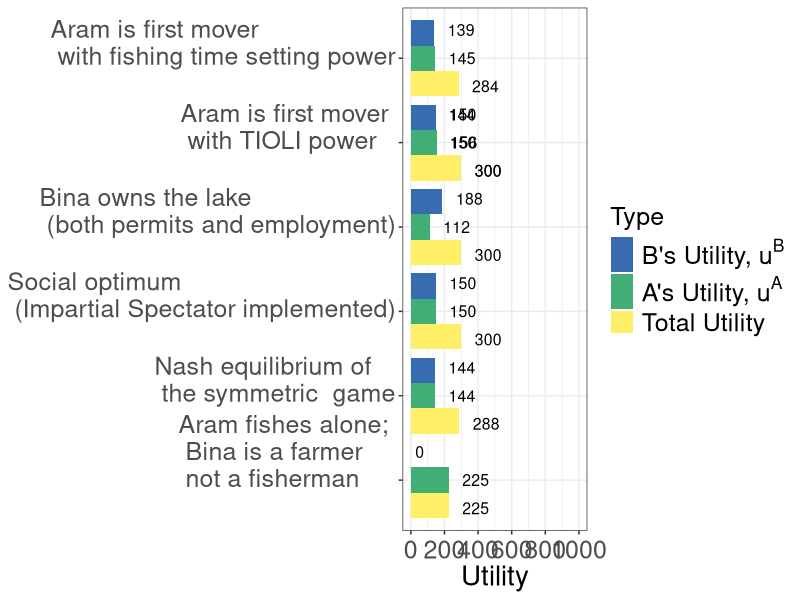
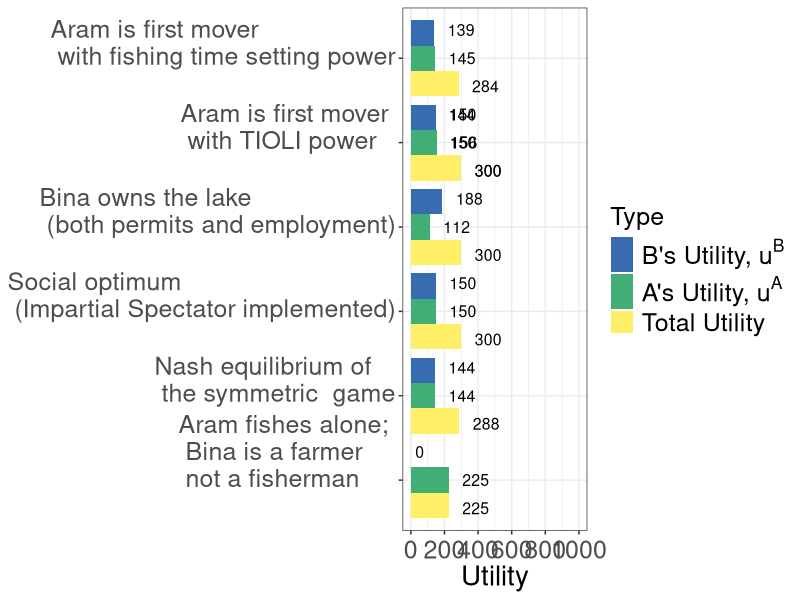

These charts were generated, in order, by the following R code:
library(tidyverse)
par(mar =  c(10, 10, 4, 4))
ua <- c(225, 144, 150, 112, 150,156,145)
ub <- c(0, 144, 150, 188, 150,144,139)
point <- c("1", "2", "3", "4", "6","6","7")
totalu <- c(225, 288, 300, 300, 300,300,284)
df <- tibble(point, ua, ub, totalu)
dfnar <- 
  df %>% 
  gather(type, Utility, -point) %>% 
  arrange(point)
xaxislabs <- c("a",  "b",  expression(paste(t^A)), expression(paste(t^B)), "z")
x1 <- c(expression(paste("Aram fishes alone; \n Bina is a farmer \n not a fisherman")))
x2 <- c(expression(paste("Nash equilibrium of \n the symmetric  game")))
x3 <- c(expression(paste("Social optimum \n (Impartial Spectator implemented)")))
x4 <- c(expression(paste("Bina owns the lake \n (both permits and employment)")))
x5 <- c(expression(paste("Optimal tax \n on fishing time")))
x6 <- c(expression(paste("Aram is first mover \n with TIOLI power")))
x7 <- c(expression(paste("Aram is first mover \n with fishing time setting power")))
dfplot <-
  dfnar %>%
  mutate(point = factor(point, levels = c("1", "2", "3", "4", "5","6","7")),
         type = factor(type, levels = c("ua","ub", "totalu")))

#dfnar$point <- factor(dfnar$point, levels = c("a", "b", "tb", "ta", "z"))

plot1 <- dfnar %>% 
  ggplot(aes(x = point, y = Utility)) +
  geom_bar(aes(group = type, fill = type), stat = "identity", position = position_dodge()) + 
  #geom_text(aes(x=point,y=Utility,label=Utility),vjust=90) + 
  #geom_text(aes(x = point, y = Utility, label = Utility)) +
  #scale_x_discrete(labels = xaxislabs) + 
  scale_x_discrete(labels=c("1" = x1, "2" = x2,
                            "3" = x3, "4" = x4, "5" = x5, "6" = x6, "7" = x7)) +
  scale_y_continuous(breaks = seq(0,1000,200),
                     labels = seq(0,1000,200),
                     limits = c(0,1000)) +
  scale_fill_manual(values=c("#386cb0","#41AE76","#FFEF66"), 
                    name = "Type",
                    breaks = c("ub","ua", "totalu"), 
                    labels = c(expression(paste("B's Utility, ", u^B)), expression(paste("A's Utility, ", u^A)), paste("Total Utility")))+
  #xlab("Point in the Edgeworth Box") + 
  theme_bw() +
  theme(legend.position = "right",
        legend.text.align = 0,
        axis.title = element_text(size = 20),
        axis.title.y = element_blank(),
        axis.text.y = element_text(size = 18),
        #legend.title = element_text(size = 16),
        legend.text = element_text(size = 18),
        legend.title = element_text(size = 18),
        axis.text.x  = element_text(vjust = 0.5, size = 18)) + 
  geom_text(
    aes(x = point, y = Utility, label = Utility, group = type), 
    hjust = -0.5, size = 4,
    position = position_dodge(width = 1),
    inherit.aes = TRUE
  ) + 
  coord_flip() 
plot1 



ggsave("coordination_failures/bargraph.pdf", plot1, width = 11, height = 7)

# scale_fill_discrete(name = "", 
#                     breaks = c("ua", "ub", "totalu"), 
#                     labels = c(expression(paste("A's Utility, ", u^A)), expression(paste("B's Utility, ",u^B), "Total Utility"))
# ) +
#   scale_color_discrete(name = "", 
#                        breaks = c("ua", "ub", "totalu"), 
#                        labels = c(expression(paste("A's Utility, ", u^A)), expression(paste("B's Utility, ",u^B), "Total Utility"))
#   ) +
